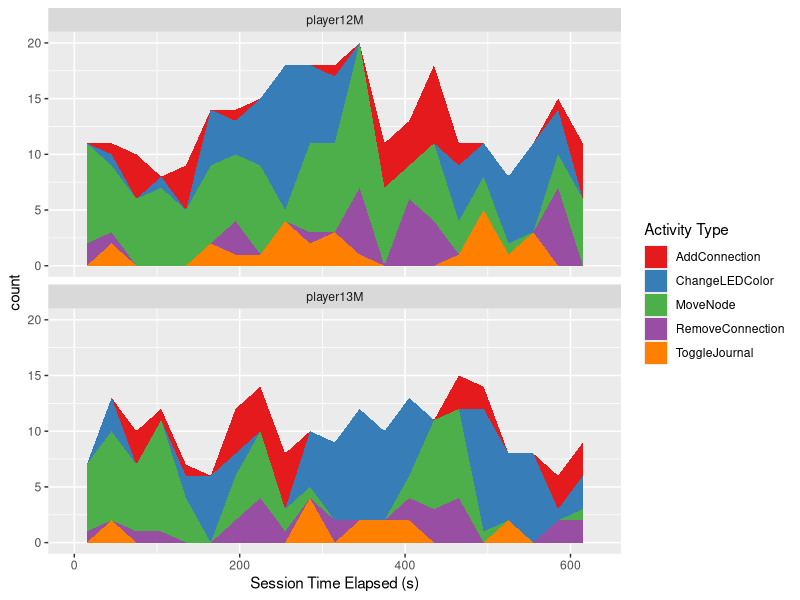

Generate this figure with R:
# Required libraries
library(ggplot2)
library(plyr)
library(lubridate)

player13M <- read.csv(file="player13MreducedActions.csv",
                      header=FALSE,
                      stringsAsFactors=FALSE)
player13M <- cbind(player13M, player="player13M")

player12M <- read.csv(file="player12MreducedActions.csv",
                      header=FALSE,
                      stringsAsFactors=FALSE)
player12M <- cbind(player12M, player="player12M")

combinedPlayerData <- rbind(player12M, player13M)

cleanData <- function(input) {
  input <- renameColumnHeaders(input)
  input["timestamp"] <- formatTimestamps(input[, "timestamp"])
  input <- excludeActivityTypesFromData(input)
  return(input)
}

excludeActivityTypesFromData <- function(input) {
  output <- subset(input,
                   subset = activityType != "StartTouch")
  return(output)
}

formatTimestamps <- function(timestamps) {
  return(
    ymd_hms(timestamps)
  )
}

renameColumnHeaders <- function(input) {
  output <- rename(input, c("V1" = "timestamp",
                            "V2" = "secondsSinceSessionStart",
                            "V3" = "logData",
                            "V4" = "screenPosition",
                            "V5" = "activityType",
                            "player" = "player"))
  return(output)
}

combinedPlayerData <- cleanData(combinedPlayerData)

## Plots

initializePlot <- function(input) {
  p <- ggplot(aes(x = secondsSinceSessionStart),
              data = input)
  p <- p + xlab("Session Time Elapsed (s)")
  return(p)
}

activityTypeOverTime <- function(input) {
  p <- initializePlot(input)
  p <- p + geom_area(aes(y = ..count..,
                    fill = as.factor(activityType),
                    group = as.factor(activityType)),
                data = input,
                stat="bin",
                binwidth=30,
                origin=0,
                right=FALSE)
  p <- p + scale_fill_brewer(palette="Set1",
                             name = "Activity Type")
  p <- p + facet_wrap(~ player, nrow=2)
  
  return(p)
}



figure1 <- activityTypeOverTime(combinedPlayerData)

print(figure1)
